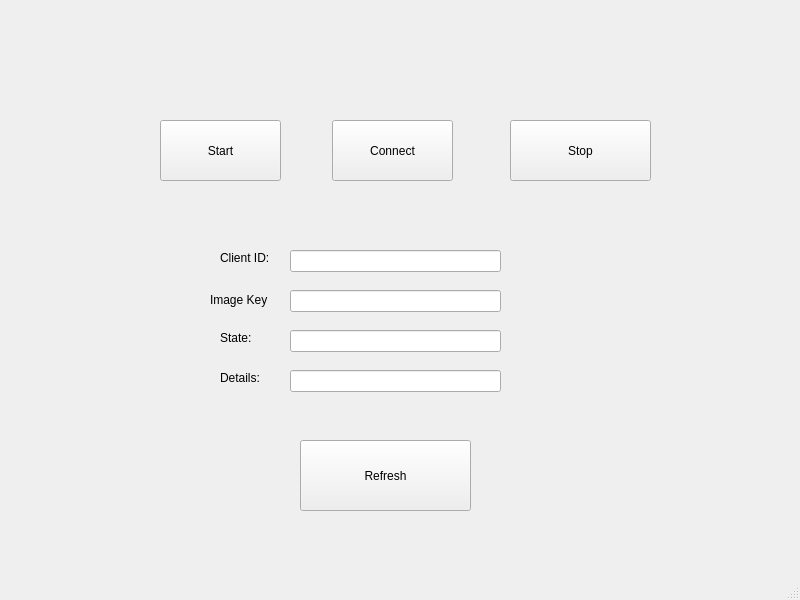
<?xml version="1.0" encoding="UTF-8"?>
<ui version="4.0">
 <class>MainWindow</class>
 <widget class="QMainWindow" name="MainWindow">
  <property name="geometry">
   <rect>
    <x>0</x>
    <y>0</y>
    <width>800</width>
    <height>600</height>
   </rect>
  </property>
  <property name="windowTitle">
   <string>TellTheWorld RPC</string>
  </property>
  <widget class="QWidget" name="centralwidget">
   <widget class="QPushButton" name="refreshbutton">
    <property name="geometry">
     <rect>
      <x>300</x>
      <y>440</y>
      <width>171</width>
      <height>71</height>
     </rect>
    </property>
    <property name="cursor">
     <cursorShape>PointingHandCursor</cursorShape>
    </property>
    <property name="text">
     <string>Refresh</string>
    </property>
   </widget>
   <widget class="QLineEdit" name="details">
    <property name="geometry">
     <rect>
      <x>290</x>
      <y>370</y>
      <width>211</width>
      <height>22</height>
     </rect>
    </property>
   </widget>
   <widget class="QLabel" name="detailslabel">
    <property name="geometry">
     <rect>
      <x>220</x>
      <y>370</y>
      <width>55</width>
      <height>16</height>
     </rect>
    </property>
    <property name="text">
     <string>Details:</string>
    </property>
   </widget>
   <widget class="QLabel" name="statelabel">
    <property name="geometry">
     <rect>
      <x>220</x>
      <y>330</y>
      <width>55</width>
      <height>16</height>
     </rect>
    </property>
    <property name="text">
     <string>State:</string>
    </property>
   </widget>
   <widget class="QLineEdit" name="state">
    <property name="geometry">
     <rect>
      <x>290</x>
      <y>330</y>
      <width>211</width>
      <height>22</height>
     </rect>
    </property>
   </widget>
   <widget class="QPushButton" name="startbutton">
    <property name="geometry">
     <rect>
      <x>160</x>
      <y>120</y>
      <width>121</width>
      <height>61</height>
     </rect>
    </property>
    <property name="cursor">
     <cursorShape>PointingHandCursor</cursorShape>
    </property>
    <property name="text">
     <string>Start</string>
    </property>
   </widget>
   <widget class="QPushButton" name="stopbutton">
    <property name="geometry">
     <rect>
      <x>510</x>
      <y>120</y>
      <width>141</width>
      <height>61</height>
     </rect>
    </property>
    <property name="cursor">
     <cursorShape>PointingHandCursor</cursorShape>
    </property>
    <property name="text">
     <string>Stop</string>
    </property>
   </widget>
   <widget class="QLineEdit" name="clientid">
    <property name="geometry">
     <rect>
      <x>290</x>
      <y>250</y>
      <width>211</width>
      <height>22</height>
     </rect>
    </property>
    <property name="inputMethodHints">
     <set>Qt::ImhDigitsOnly</set>
    </property>
   </widget>
   <widget class="QLabel" name="idlabel">
    <property name="geometry">
     <rect>
      <x>220</x>
      <y>250</y>
      <width>55</width>
      <height>16</height>
     </rect>
    </property>
    <property name="text">
     <string>Client ID:</string>
    </property>
   </widget>
   <widget class="QPushButton" name="connect">
    <property name="geometry">
     <rect>
      <x>332</x>
      <y>120</y>
      <width>121</width>
      <height>61</height>
     </rect>
    </property>
    <property name="text">
     <string>Connect</string>
    </property>
   </widget>
   <widget class="QLineEdit" name="imagekey">
    <property name="geometry">
     <rect>
      <x>290</x>
      <y>290</y>
      <width>211</width>
      <height>22</height>
     </rect>
    </property>
    <property name="inputMethodHints">
     <set>Qt::ImhDigitsOnly</set>
    </property>
    <property name="text">
     <string/>
    </property>
   </widget>
   <widget class="QLabel" name="keylabel">
    <property name="geometry">
     <rect>
      <x>210</x>
      <y>290</y>
      <width>71</width>
      <height>20</height>
     </rect>
    </property>
    <property name="text">
     <string>Image Key</string>
    </property>
   </widget>
  </widget>
  <widget class="QStatusBar" name="statusbar"/>
 </widget>
 <resources/>
 <connections/>
</ui>
